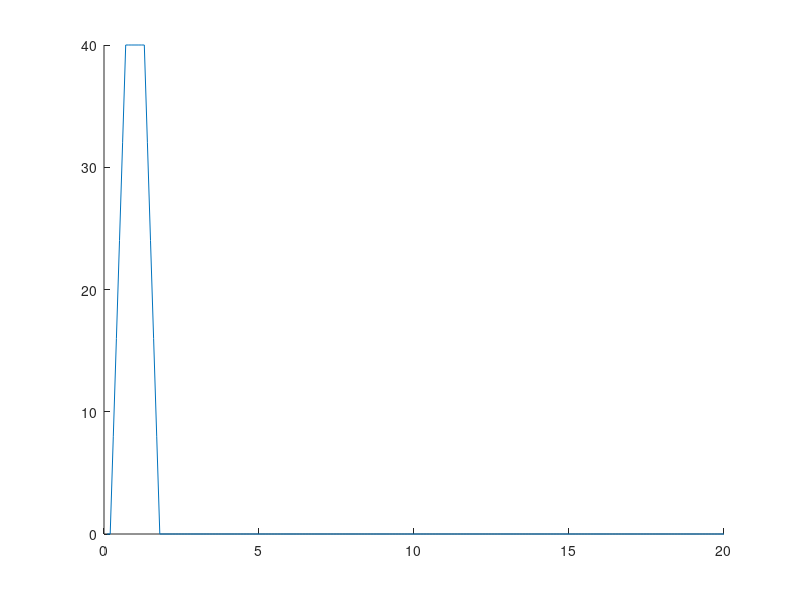

This figure's MATLAB source: (Note: this script raises an error after producing the figure.)
%% ME599 HW4 Problem 1
clc; clear; close all;

%% part a, proving operator G is linear
% Load example voltage as V1
load('V_example.mat');
V1 = V_example;
N = length(V1);
tspan = 0.1*(1:N)'; % transpose so row vector

% generate some weird shit as V2
V2 = (sin(tspan)+1) * max(V1)/4; % scale to be half the height as V1
V2(173:end) = 0; % zeros after last full sine wave

a1 = -0.23;
a2 = 1.14;
V12 = a1*V1+a2*V2;

% plot input voltages
fig = figure;
plot(tspan, V1, LineWidth=1.5, DisplayName='$V_1$');
hold on;
plot(tspan, V2, LineWidth=1.5, DisplayName='$V_2$');
plot(tspan, V12, '--', LineWidth=1.5, DisplayName='$a_1V_1+a_2V_2$')
ylabel('$V(V)$', 'Interpreter', 'latex')
ylim([-1 41]);
xlabel('$t(\mu s)$', 'Interpreter', 'latex')
legend('Location', 'best', 'Interpreter', 'latex');
title("HW4P1a: Input Voltages");
saveas(fig, 'figs/hw4p1a_volts.svg');

% get outputs for all possible inputs
P1 = piezo_nozzle(V1, N);
P2 = piezo_nozzle(V2, N);
P12 = piezo_nozzle(V12, N);
P12_alt = a1*P1 + a2*P2;

% plot outputs
fig = figure;
plot(tspan, P1, LineWidth=1.5, DisplayName='$P_1$');
hold on;
plot(tspan, P2, LineWidth=1.5, DisplayName='$P_2$');
plot(tspan, P12, LineWidth=1.5, DisplayName='$P_{12}$');
plot(tspan, P12_alt, '--', LineWidth=1.5, DisplayName='$P_a$');
ylabel('$P(kPa)$', 'Interpreter', 'latex');
xlabel('$t(\mu s)$', 'Interpreter', 'latex')
legend('Location', 'best', 'Interpreter', 'latex');
title("HW4P1a: Output Pressure");
saveas(fig, 'figs/hw4p1a_press.svg');

%% part b, designing an ILC controller

load('P_ref.mat');
max_iters = 10000;
learn_rate = 0.5;
tol = 1e-6;
V = zeros(N,1); % initial guess
tau = flip(eye(N)); % flipping matrix

i = 0;
while true
	% get the error
	e = P_ref - piezo_nozzle(V, N);
	% get the cost
	J = 0.5 * (e' * e);
	% get the gradient
	grad = tau * piezo_nozzle(tau*e, N);
	% update the guess
	V = V + learn_rate * grad;
	% print results
	if mod(i, 100) == 0
		fprintf("Iteration %d: J = %f, grad = %f\n", i, J, norm(grad));
	end
	
	% check for convergence
	if norm(grad) < 1e-6
		fprintf("Norm of gradient reached tolerance criteria");
		break;
	end
	i = i + 1;
	if i > max_iters
		fprintf("Max iterations reached\n");
		break;
	end
end

fprintf("Converged after %d iterations\n", i);

P_opt = piezo_nozzle(V, N);

% plot the result
fig = figure;
yyaxis left;
hold on;
plot(tspan, P_opt, '-b', LineWidth=1.5, DisplayName='$\mathcal{G}(V^*)$');
plot(tspan, P_ref, '--g', LineWidth=1.5, DisplayName='$P_{ref}$');
ylabel('$P(kPa)$', 'Interpreter', 'latex');
yyaxis right;
plot(tspan, V, LineWidth=1.5, DisplayName='$V^*$');
ylabel('$V(V)$', 'Interpreter', 'latex');
xlabel('$t(\mu s)$', 'Interpreter', 'latex');
legend('Location', 'best', 'Interpreter', 'latex');
title("HW4P1b: ILC Controller");
saveas(fig, 'figs/hw4p1b.svg');

% plot the error
fig = figure;
plot(tspan, P_ref - P_opt, LineWidth=1.5);
ylabel('$e(kPa)$', 'Interpreter', 'latex');
hold on;
xlabel('$t(\mu s)$', 'Interpreter', 'latex');
title("HW4P1b: ILC Error");
saveas(fig, 'figs/hw4p1b_error.svg');
